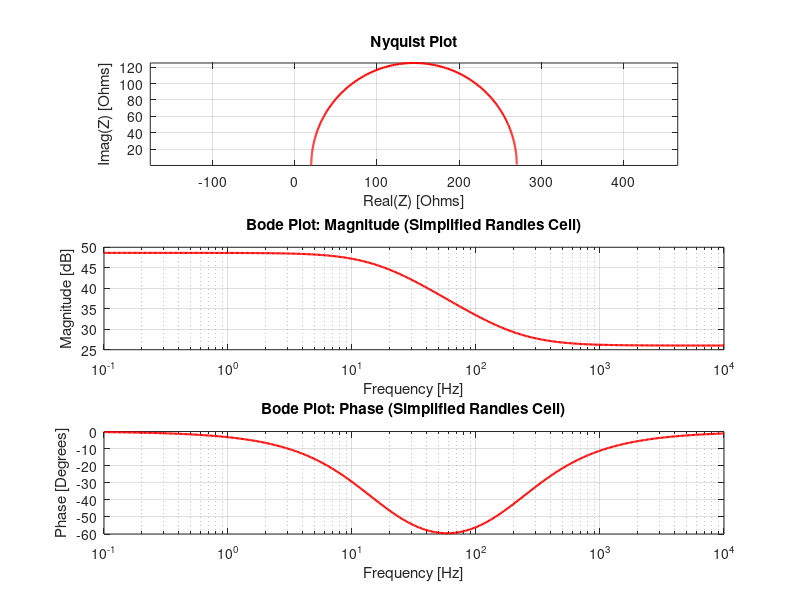

Write MATLAB code to recreate this figure.
% Simplifed Randles model coeff
clc
clear all 
close all

freq = logspace(-1, 4, 500);
omega = 2 * pi * freq;

Rs = 20;
Rp = 250;
Cdl = 40e-6;

Z_Rs = Rs;
Z_Cdl = 1 ./ (1j*omega*Cdl);
Z_Rp = Rp;

Z_parallel = 1 ./ (1 ./ Z_Rp + 1 ./ Z_Cdl);

Z_total = Z_Rs + Z_parallel;

figure;
subplot(3,1,1);
plot(real(Z_total), -imag(Z_total), 'r', 'LineWidth', 1.5);
xlabel('Real(Z) [Ohms]');
ylabel('Imag(Z) [Ohms]');
title('Nyquist Plot');
grid on;
axis equal;

subplot(3,1,2);
semilogx(freq, 20*log10(abs(Z_total)), 'r', 'LineWidth', 1.5);
xlabel('Frequency [Hz]');
ylabel('Magnitude [dB]');
title('Bode Plot: Magnitude (Simplified Randles Cell)');
grid on;

subplot(3,1,3);
semilogx(freq, rad2deg(angle(Z_total)), 'r', 'LineWidth', 1.5);
xlabel('Frequency [Hz]');
ylabel('Phase [Degrees]');
title('Bode Plot: Phase (Simplified Randles Cell)');
grid on;
